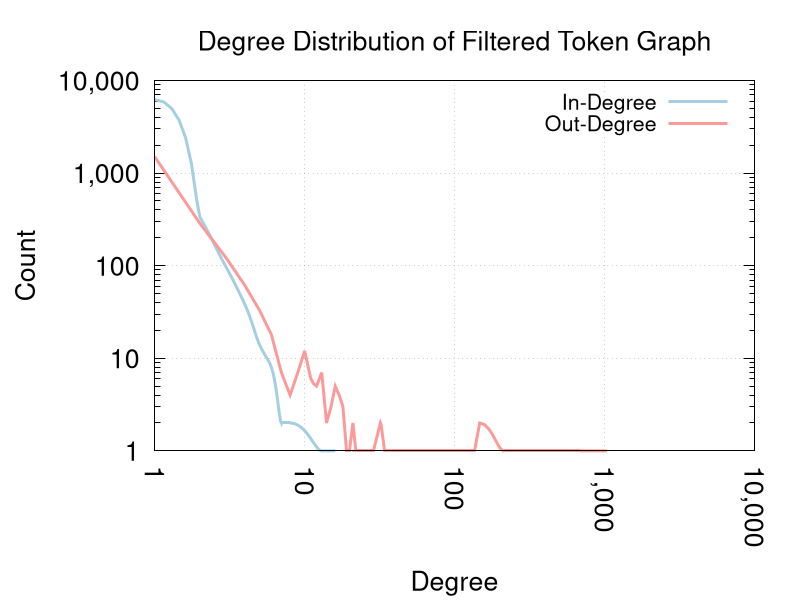

The script that drew this image:
reset

set datafile separator ","

set terminal \
    pngcairo \
    transparent \
    enhanced \
    font "CMU Serif, 20" \
    size 800, 600

set output ARG1

# line styles
set style line 1 linecolor rgb "#a6cee3"
set style line 2 linecolor rgb "#b2df8a"
set style line 3 linecolor rgb "#fb9a99"
set style line 4 linecolor rgb "#fdbf6f"
set style line 5 linecolor rgb "#cab2d6"

set title "Degree Distribution of Filtered Token Graph"

set grid

set key right top
set key spacing 1 font "CMU Serif, 16"

set xtic nomirror rotate by -90 scale 0
set xlabel "Degree"
set format x "%'h"

set ylabel "Count"
set format y "%'h"

set logscale xy

set decimal locale

plot "filtered-token-graph-in-degrees.csv" using "degree":"count" title "In-Degree" \
     smooth mcsplines linestyle 1 linewidth 3, \
     "filtered-token-graph-out-degrees.csv" using "degree":"count" title "Out-Degree" \
     smooth mcsplines linestyle 3 linewidth 3

unset output

show plot add2history
